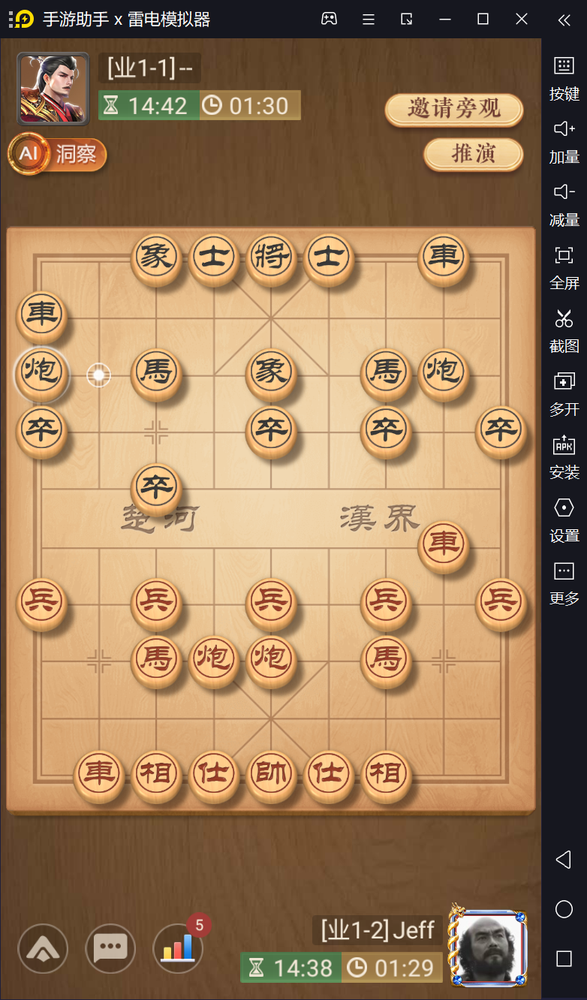
#> input picture images/auto_20261118_171723.png, 587 x 1000 px, shrunk from 782 x 1332 before the run, found by its file name; its folder holds only this picture in this run
$ python diag_seg.py
#> lines starting #> are read from the running program, lines starting #| are printed output that depends on the picture; after the words box and inside, x2 and y2 are one past the last pixel; in counts of white or black regions, pixels touching at a corner belong together
"""整图分段诊断：每 100 行统计红+黑密度，看棋子集中在哪几段。"""

import os
import cv2
import numpy as np

IMG_DIR = r"g:\chessCn\images"


def main():
    files = sorted([f for f in os.listdir(IMG_DIR) if f.lower().endswith(".png")])
    for fn in files[:3]:  # 看前 3 张就够
        path = os.path.join(IMG_DIR, fn)
        img = cv2.imread(path)
#> img is the input picture: shape (1000, 587, 3); mean B, G, R 90.8, 125.1, 157.7
        h, w = img.shape[:2]
#> h = 1000; w = 587
        hsv = cv2.cvtColor(img, cv2.COLOR_BGR2HSV)
#> hsv: shape (1000, 587, 3); mean H, S, V 28, 113.7, 159.4
        red = ((hsv[..., 0] < 10) | (hsv[..., 0] > 160)) & (hsv[..., 1] > 60) & (hsv[..., 2] > 60)
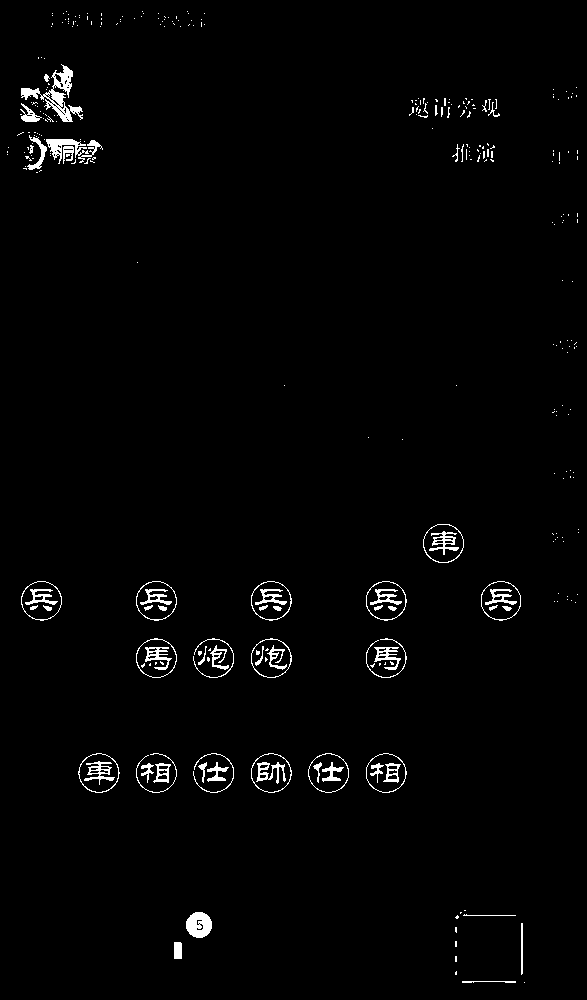
#> red: shape (1000, 587) bool; 1.7% white; 322 white regions (256 under 20 px), largest, box (x1, y1, x2, y2) and area: (21, 64, 83, 122) 977, (186, 912, 212, 938) 509, (46, 139, 89, 164) 399
        black = hsv[..., 2] < 75
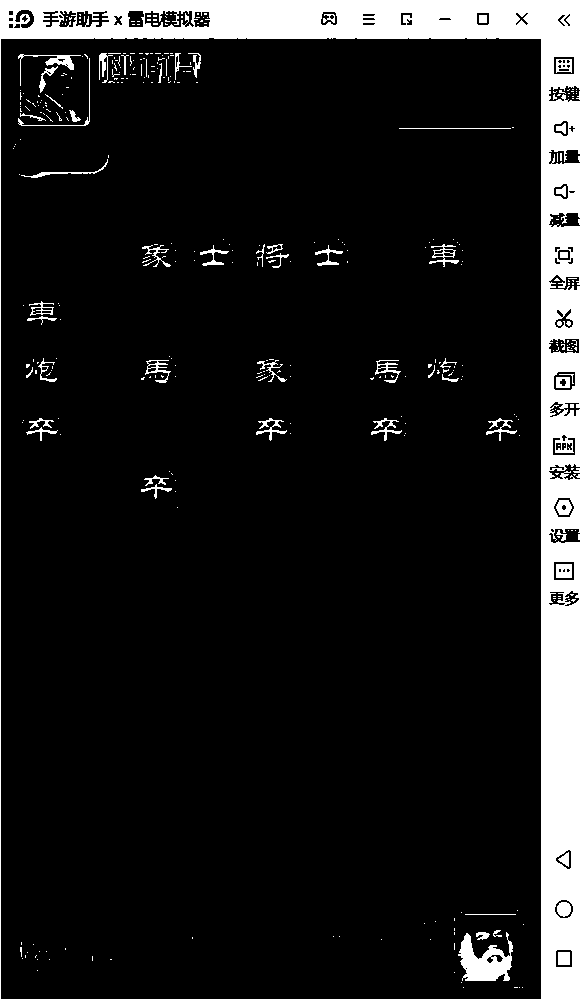
#> black: shape (1000, 587) bool; 11.8% white; 376 white regions (319 under 20 px), largest, box (x1, y1, x2, y2) and area: (0, 0, 587, 1000) 60480, (458, 932, 513, 981) 1496, (18, 54, 81, 86) 318
        # 每 50 行一段统计
        print(f"\n{fn} ({w}x{h})")
#| auto_20261118_171723.png (587x1000)
        for y0 in range(0, h, 50):
            y1 = min(y0 + 50, h)
            red_dens = red[y0:y1, :].mean()
            black_dens = black[y0:y1, :].mean()
            if red_dens > 0.005 or black_dens > 0.01:
                print(f"  y={y0:4d}: red={red_dens:.3f}  black={black_dens:.3f}")
#> this loop made 20 passes
#> (red_dens, black_dens) on passes 1 to 12: (0.00279, 0.721), (0.0236, 0.106), (0.0486, 0.0913), (0.0209, 0.0733), (0.000545, 0.0756), (0.000102, 0.095), (0.000477, 0.0743), (0.000102, 0.104), (0.000375, 0.0957), (0.000273, 0.0762), (0.0118, 0.067), (0.0343, 0.07)
#|   y=   0: red=0.003  black=0.721
#|   y=  50: red=0.024  black=0.106
#|   y= 100: red=0.049  black=0.091
#|   y= 150: red=0.021  black=0.073
#|   y= 200: red=0.001  black=0.076
#|   y= 250: red=0.000  black=0.095
#|   y= 300: red=0.000  black=0.074
#|   y= 350: red=0.000  black=0.104
#> (further printed lines are left out)


if __name__ == "__main__":
    main()
